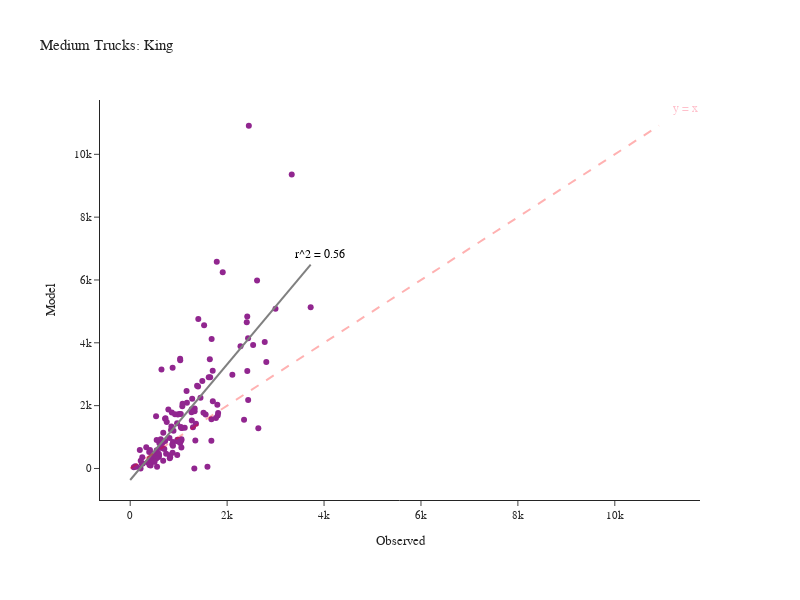

The code cell stored with this chart in its notebook:
### Code cell
fig = create_truck_chart(df_daily_med, 'Medium', 'King')
fig.show()

### Figure 1 — Plotly figure (JSON) as saved in the notebook; plotly's stock layout.template omitted (floating-point values rounded to 4 significant figures; data arrays with more than 128 entries replaced by an {"elided": "..."} marker saying what was removed)
{"data": [{"customdata": {"elided": "132x2 str values"}, "hovertemplate": "Observed=%{x}<br>Model=%{y}<br>location=%{customdata[0]}<br>County=%{customdata[1]}<extra></extra>", "legendgroup": "", "line": {"color": "Grey", "width": 2}, "marker": {"color": "#91268F", "symbol": "circle"}, "mode": "markers", "name": "", "orientation": "v", "showlegend": false, "type": "scatter", "x": {"elided": "132 int values"}, "xaxis": "x", "y": {"elided": "132 int values"}, "yaxis": "y"}, {"hovertemplate": "Observed=%{x}<br>Model=%{y}<extra></extra>", "legendgroup": "", "line": {"color": "Grey", "dash": "solid", "width": 2}, "marker": {"symbol": "circle"}, "mode": "lines", "name": "", "orientation": "v", "showlegend": false, "type": "scatter", "x": [0.0, 37.62, 75.23, 112.8, 150.5, 188.1, 225.7, 263.3, 300.9, 338.5, 376.2, 413.8, 451.4, 489.0, 526.6, 564.2, 601.9, 639.5, 677.1, 714.7, 752.3, 789.9, 827.6, 865.2, 902.8, 940.4, 978.0, 1016.0, 1053.0, 1091.0, 1128.0, 1166.0, 1204.0, 1241.0, 1279.0, 1317.0, 1354.0, 1392.0, 1429.0, 1467.0, 1505.0, 1542.0, 1580.0, 1617.0, 1655.0, 1693.0, 1730.0, 1768.0, 1806.0, 1843.0, 1881.0, 1918.0, 1956.0, 1994.0, 2031.0, 2069.0, 2107.0, 2144.0, 2182.0, 2219.0, 2257.0, 2295.0, 2332.0, 2370.0, 2407.0, 2445.0, 2483.0, 2520.0, 2558.0, 2596.0, 2633.0, 2671.0, 2708.0, 2746.0, 2784.0, 2821.0, 2859.0, 2896.0, 2934.0, 2972.0, 3009.0, 3047.0, 3085.0, 3122.0, 3160.0, 3197.0, 3235.0, 3273.0, 3310.0, 3348.0, 3385.0, 3423.0, 3461.0, 3498.0, 3536.0, 3574.0, 3611.0, 3649.0, 3686.0, 3724.0], "xaxis": "x", "y": [-367.0, -297.7, -228.5, -159.2, -89.96, -20.71, 48.55, 117.8, 187.1, 256.3, 325.6, 394.8, 464.1, 533.3, 602.6, 671.9, 741.1, 810.4, 879.6, 948.9, 1018.0, 1087.0, 1157.0, 1226.0, 1295.0, 1364.0, 1434.0, 1503.0, 1572.0, 1641.0, 1711.0, 1780.0, 1849.0, 1918.0, 1988.0, 2057.0, 2126.0, 2195.0, 2265.0, 2334.0, 2403.0, 2473.0, 2542.0, 2611.0, 2680.0, 2750.0, 2819.0, 2888.0, 2957.0, 3027.0, 3096.0, 3165.0, 3234.0, 3304.0, 3373.0, 3442.0, 3511.0, 3581.0, 3650.0, 3719.0, 3788.0, 3858.0, 3927.0, 3996.0, 4065.0, 4135.0, 4204.0, 4273.0, 4342.0, 4412.0, 4481.0, 4550.0, 4619.0, 4689.0, 4758.0, 4827.0, 4896.0, 4966.0, 5035.0, 5104.0, 5174.0, 5243.0, 5312.0, 5381.0, 5451.0, 5520.0, 5589.0, 5658.0, 5728.0, 5797.0, 5866.0, 5935.0, 6005.0, 6074.0, 6143.0, 6212.0, 6282.0, 6351.0, 6420.0, 6489.0], "yaxis": "y"}], "layout": {"annotations": [{"align": "right", "font": {"color": "pink", "size": 12}, "showarrow": false, "text": "y = x", "x": 11460.0, "y": 11460.0}, {"align": "right", "font": {"color": "black", "size": 12}, "showarrow": false, "text": "r^2 = 0.56", "x": 3910.0, "y": 6814.0}], "height": 600, "legend": {"tracegroupgap": 0}, "margin": {"b": 100, "l": 100, "r": 100, "t": 100}, "shapes": [{"line": {"color": "Red", "dash": "dash", "width": 2}, "type": "line", "x0": 0, "x1": 10913, "y0": 0, "y1": 10913}], "title": {"text": "Medium Trucks: King"}, "width": 800, "xaxis": {"anchor": "y", "domain": [0.0, 1.0], "title": {"text": "Observed"}}, "yaxis": {"anchor": "x", "domain": [0.0, 1.0], "title": {"text": "Model"}}}}
